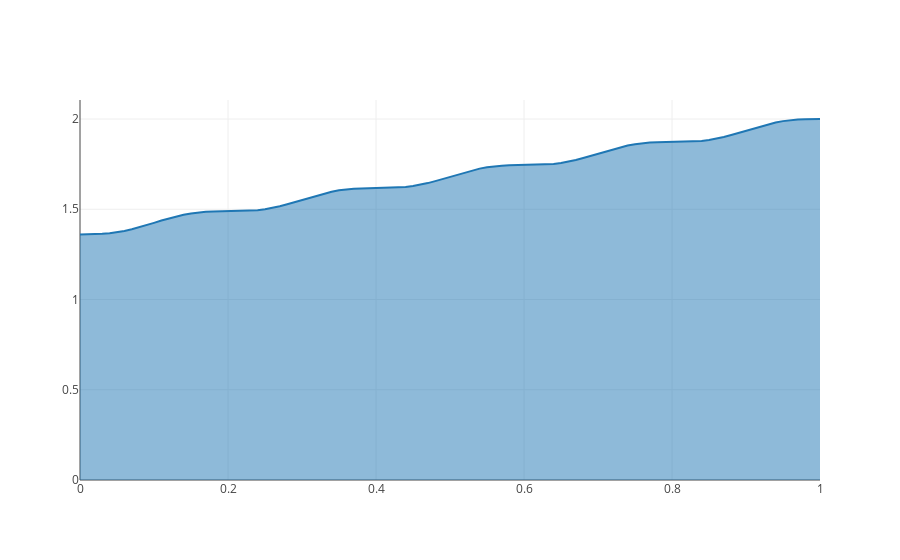

This figure's notebook cell:
### Code cell
{{  
    
  var xs = Seq[Double]()
  var ys = Seq[Double]()
    
  val n = 100
    
  for (i <- 0 to n) {
      xs = xs :+ i.toDouble / n
      ys = ys :+ u(i.toDouble / n)
  }  
    
  val trace = Scatter(
    xs,
    ys,
    fill = Fill.ToNextY
  )

  val data = Seq(trace)

  plot(data)
}}
